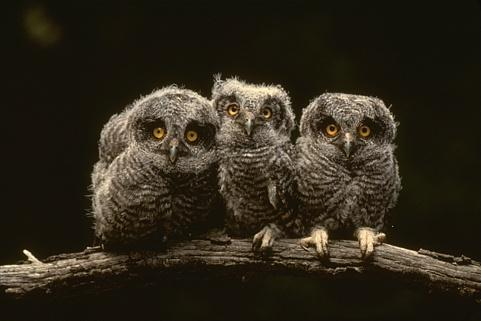
#> input picture input2.jpg, 481 x 321 px; its folder holds only this picture in this run
$ python -i Thresholding.py   (imports and definitions only)
#> lines starting #> are read from the running program, lines starting #| are printed output that depends on the picture
import cv2
import numpy as np
from scipy import signal


# [19 lines left out: function Thresholding_types, not called in this run]


# helper functions
def gaussian_filter(img, shape):
    sigma = 0.5

    m, n = [(ss - 1.) / 2. for ss in shape]
    y, x = np.ogrid[-m:m + 1, -n:n + 1]
    h = np.exp(-(x * x + y * y) / (2. * sigma * sigma))
    h[h < np.finfo(h.dtype).eps * h.max()] = 0
    sumh = h.sum()
    if sumh != 0:
        h /= sumh

    return signal.convolve2d(img, h)

# [13 lines left out: function Apply_global_Threshold, not called in this run]

def global_Otsu_Threshold(image):
    # Apply GaussianBlur to reduce image noise if it is required
    # image = cv2.GaussianBlur(image, (5, 5), 0)
    image = gaussian_filter(image, (5, 5))
    # Set total number of bins in the histogram
    bins_num = 256
    # Get the image histogram
    hist, bin_edges = np.histogram(image, bins=bins_num)
    # Get normalized histogram if it is required
    hist = np.divide(hist.ravel(), hist.max())
    # Calculate centers of bins
    bin_mids = (bin_edges[:-1] + bin_edges[1:]) / 2.
    # Iterate over all thresholds (indices) and get the probabilities w1(t), w2(t)
    weight1 = np.cumsum(hist)
    weight2 = np.cumsum(hist[::-1])[::-1]
    # Get the class means mu0(t)
    mean1 = np.cumsum(hist * bin_mids) / weight1
    # Get the class means mu1(t)
    mean2 = (np.cumsum((hist * bin_mids)[::-1]) / weight2[::-1])[::-1]
    inter_class_variance = weight1[:-1] * weight2[1:] * (mean1[:-1] - mean2[1:]) ** 2
    # Maximize the inter_class_variance function val
    index_of_max_val = np.argmax(inter_class_variance)
    Otsu_threshold = bin_mids[:-1][index_of_max_val]

    return Otsu_threshold

# [174 lines left out: functions localOtsuThresholding, global_Optimal_Thresholding, local_Optimal_Thresholding, not called in this run]


### ................test...................... ###

# # Read the image in a grayscale mode
# image = cv2.imread('test_image/Otsu_boat.jpg', 0)
#
# test = Thresholding_types('Optimal_L', image)
#
# cv2.imshow("test", test)
# cv2.waitKey(0)

>>> import cv2
>>> picture = cv2.imread('input2.jpg', cv2.IMREAD_GRAYSCALE)
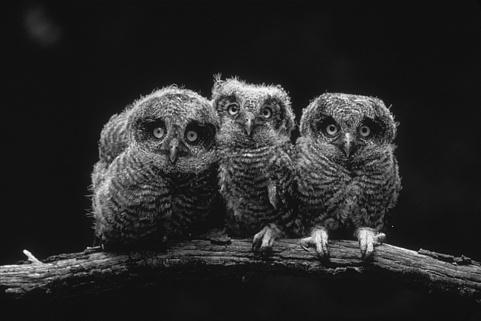
#> picture: shape (321, 481); min 0, max 255, mean 41.1
>>> result = global_Otsu_Threshold(picture)
#> in gaussian_filter, `return signal.convolve2d(img, h)`:
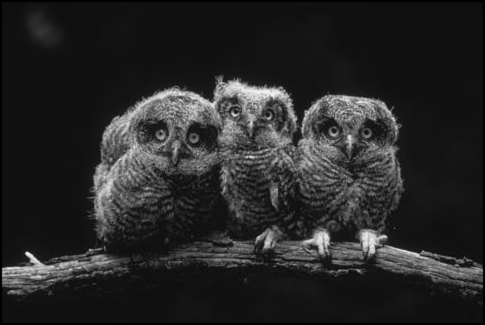
#> returned value: shape (325, 485) float64; min 7.66e-07, max 248.9, mean 40.2
#> in global_Otsu_Threshold, `hist, bin_edges = np.histogram(image, bins=bins_num)`: hist = 256 values, max 27929 at index 18, min 0 at index 250, mean 615.7; bin_edges = 257 values from 7.66e-07 to 248.9
#> in global_Otsu_Threshold, `hist = np.divide(hist.ravel(), hist.max())`: hist = 256 values, max 1 at index 18, min 0 at index 250, mean 0.022
#> in global_Otsu_Threshold, `bin_mids = (bin_edges[:-1] + bin_edges[1:]) / 2.`: bin_mids = 256 values from 0.486 to 248.5
#> in global_Otsu_Threshold, `weight1 = np.cumsum(hist)`: weight1 = 256 values from 0.058 to 5.64
#> in global_Otsu_Threshold, `weight2 = np.cumsum(hist[::-1])[::-1]`: weight2 = 256 values, max 5.64 at index 0, min 3.58e-05 at index 255, mean 0.923
#> in global_Otsu_Threshold, `mean1 = np.cumsum(hist * bin_mids) / weight1`: mean1 = 256 values from 0.486 to 40.23
#> in global_Otsu_Threshold, `mean2 = (np.cumsum((hist * bin_mids)[::-1]) / weight2[::-1])[::-1]`: mean2 = 256 values from 40.23 to 248.5
#> in global_Otsu_Threshold, `inter_class_variance = weight1[:-1] * weight2[1:] * (mean1[:-1] - mean..`: inter_class_variance = 255 values, max 43142.6 at index 72, min 8.76 at index 254, mean 22572.9
#> in global_Otsu_Threshold, `index_of_max_val = np.argmax(inter_class_variance)`: index_of_max_val = 72
#> in global_Otsu_Threshold, `Otsu_threshold = bin_mids[:-1][index_of_max_val]`: Otsu_threshold = 70.5
#> result = 70.5
